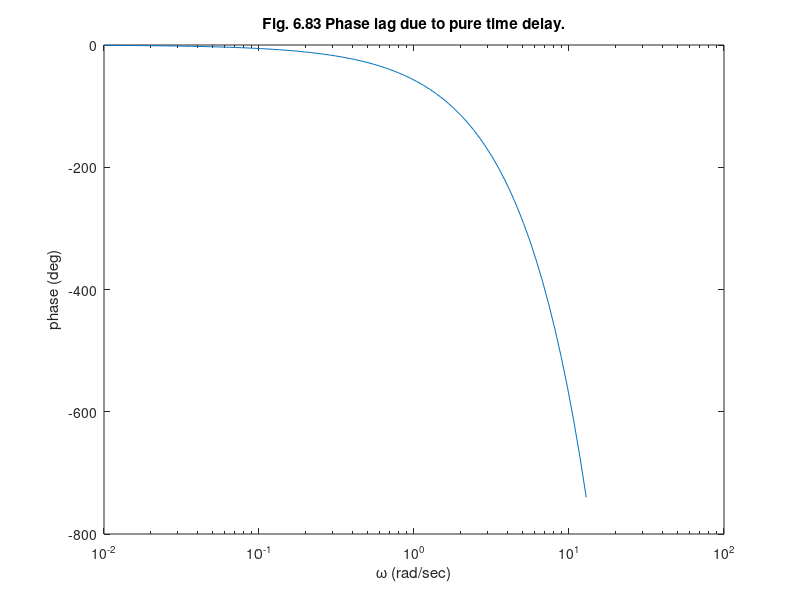

MATLAB code for this plot: (Note: this script raises an error after producing the figure.)
%  Figure 6.83      Feedback Control of Dynamic Systems, 6e
%                   Franklin, Powell, Emami
% 

clear all
%close all;
clf

w=logspace(-2,2,100);
ff=180/pi;
ii=1:78;
semilogx(w(ii),-w(ii)*ff);
xlabel('\omega (rad/sec)');
ylabel('phase (deg)');
title('Fig. 6.83 Phase lag due to pure time delay.');
bodegrid;
